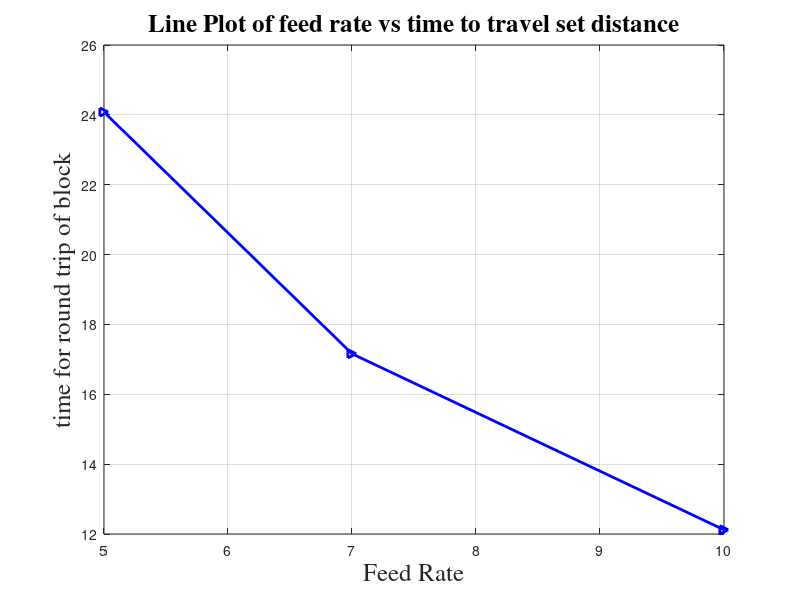

Write MATLAB code to recreate this figure.
numRot = [10;10;10;10;10;10;60]
dist = [13;13;12;13;13;13;76]
num = [5 7 10]
mmPerRot = [24.08 17.16 12.12]

figure;
a = axes

set(a,'fontsize',18,'fontname','times')
a = plot(num, mmPerRot,'>-')
set(a,'linewidth',2,'color','b','markersize',6)
grid on
a = xlabel('Feed Rate')
set(a,'fontsize',18,'fontname','times')
a = ylabel('time for round trip of block')
set(a,'fontsize',18,'fontname','times')
a = title('Line Plot of feed rate vs time to travel set distance')
set(a,'fontsize',18,'fontname','times')
%axis([1 7 0 2])
print('-dpng','-r300','feedRateVsTime.png')